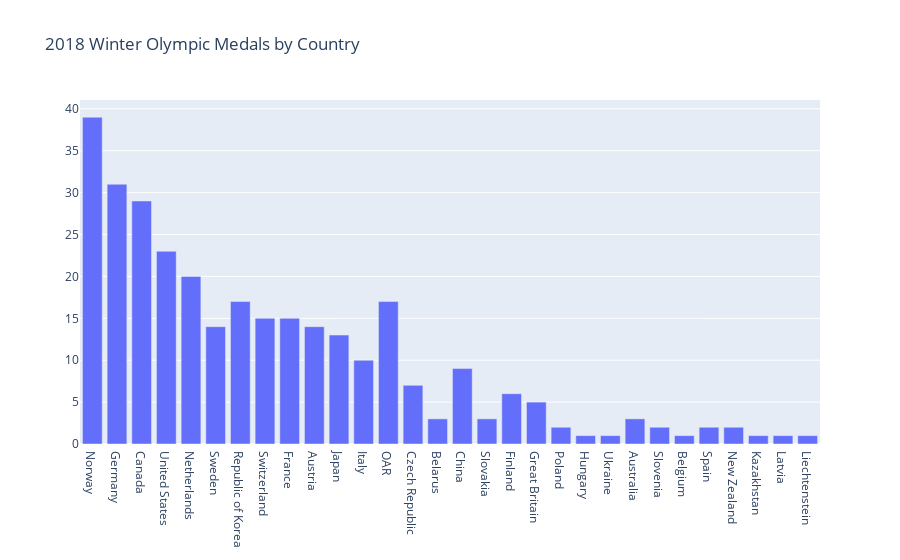

Notebook code cell kept with this figure:
### Code cell
#create the data
data = [go.Bar(
            x=df_olympic['NOC'], 
            y=df_olympic['Total'])]

#create the layout
layout = go.Layout(title='2018 Winter Olympic Medals by Country')

#create thert figure
fig = go.Figure(data=data, layout=layout)
fig.show()

### Figure 1 — Plotly figure (JSON) as saved in the notebook; plotly's stock layout.template omitted (floating-point values rounded to 4 significant figures)
{"data": [{"type": "bar", "x": ["Norway", "Germany", "Canada", "United States", "Netherlands", "Sweden", "Republic of Korea", "Switzerland", "France", "Austria", "Japan", "Italy", "OAR", "Czech Republic", "Belarus", "China", "Slovakia", "Finland", "Great Britain", "Poland", "Hungary", "Ukraine", "Australia", "Slovenia", "Belgium", "Spain", "New Zealand", "Kazakhstan", "Latvia", "Liechtenstein"], "y": [39, 31, 29, 23, 20, 14, 17, 15, 15, 14, 13, 10, 17, 7, 3, 9, 3, 6, 5, 2, 1, 1, 3, 2, 1, 2, 2, 1, 1, 1]}], "layout": {"title": {"text": "2018 Winter Olympic Medals by Country"}}}
